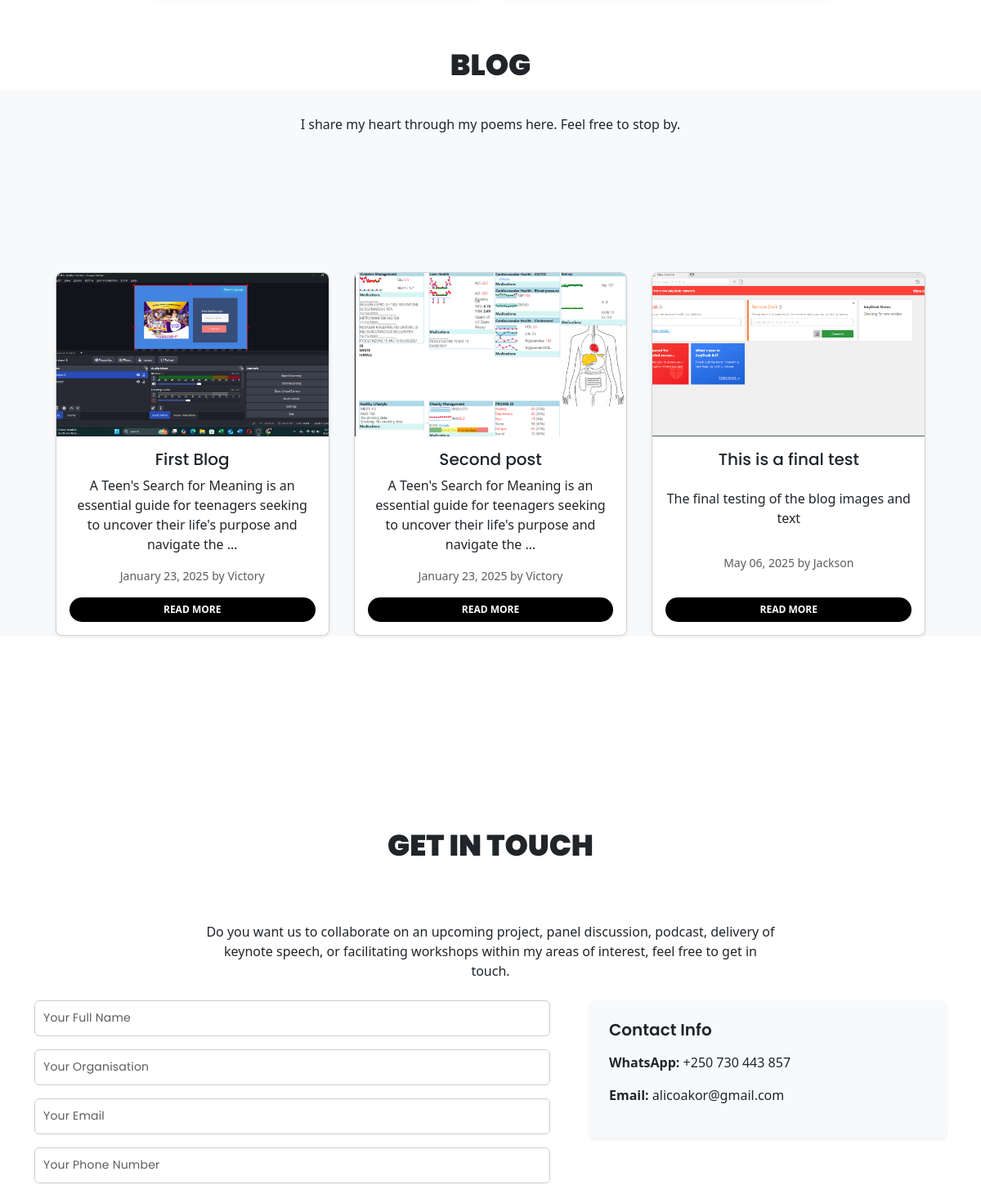
Before: / (middle part) with the older database file.
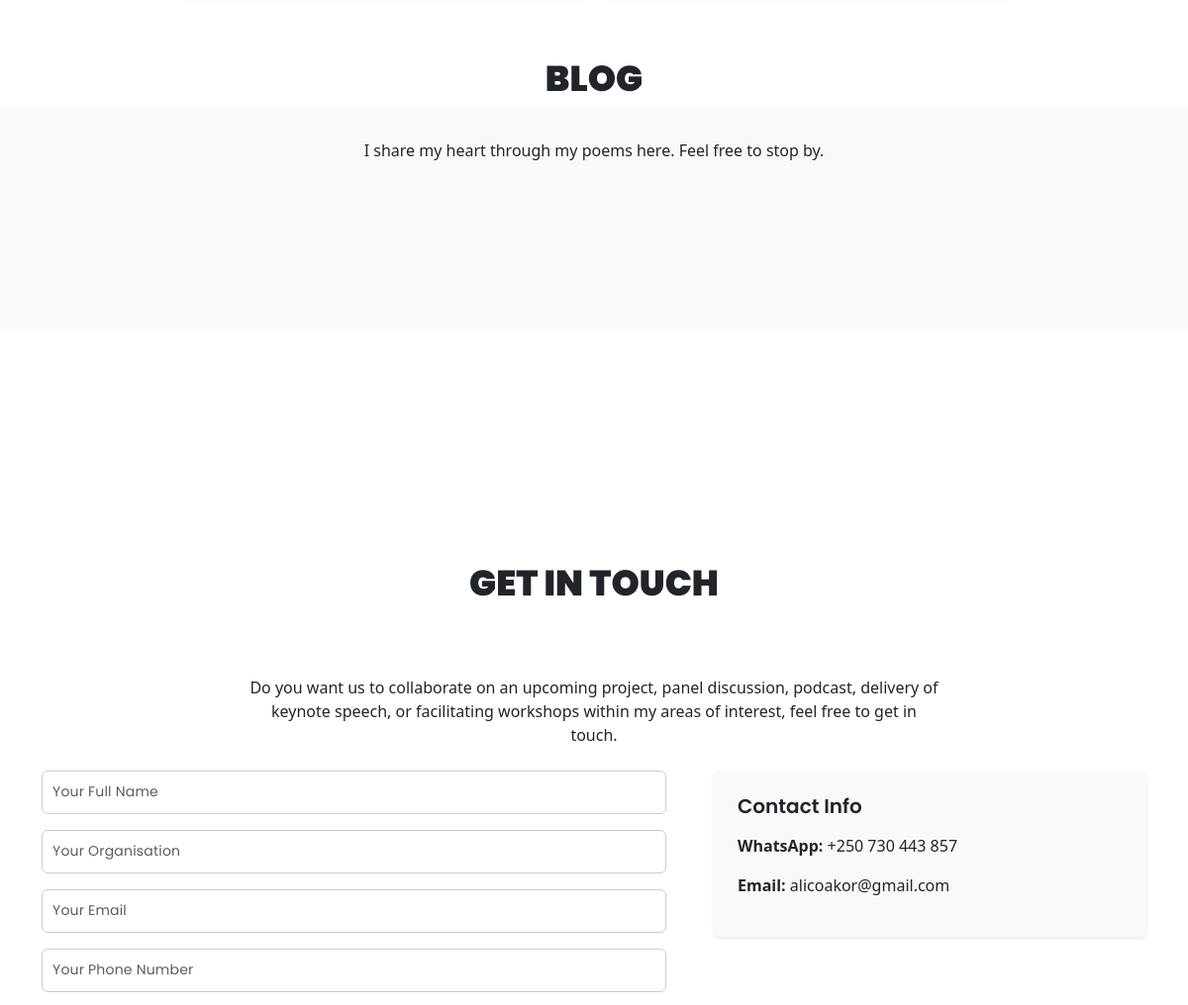
After: the same page with the newer database file.
### myblog/models.py (models this page shows, shortened)
class BlogPost(models.Model):
    title = models.CharField(max_length=200)
    content = models.TextField()
    author = models.CharField(max_length=100)
    created_at = models.DateTimeField(auto_now_add=True)
    updated_at = models.DateTimeField(auto_now=True)
    image = models.ImageField(upload_to='static/img', blank=True, null=True)

### myblog/views.py (the view, shortened to what this page needs)
# urls.py: path('', views.home, name='home'),  # Make home page load on base URL
def home(request):
    posts = BlogPost.objects.all()
    form = ContactForm(request.POST or None)
    return render(request, 'index.html', {'posts': posts, 'form': form})

### myblog/forms.py
class ContactForm(forms.ModelForm):
    class Meta:
        model = Contact
        fields = ['full_name', 'organisation', 'email', 'phone', 'subject', 'message']
        labels = {
            'full_name': 'Full Name',
            'organisation': 'Organisation',
            'email': 'Email',
            'phone': 'Phone',
            'subject': 'Subject',
            'message': 'Message',
        }
        widgets = {
            'full_name': forms.TextInput(attrs={'placeholder': 'Your Full Name','class':'form-control'}),
            'organisation': forms.TextInput(attrs={'placeholder': 'Your Organisation','class':'form-control'}),
            'email': forms.EmailInput(attrs={'placeholder': 'Your Email','class':'form-control'}),
            'phone': forms.TextInput(attrs={'placeholder': 'Your Phone Number','class':'form-control'}),
            'subject': forms.TextInput(attrs={'placeholder': 'Subject','class':'form-control'}),
            'message': forms.Textarea(attrs={'placeholder': 'Your Message','class':'form-control'}),
        }

### myblog/templates/index.html (shortened to what this page needs)
<!DOCTYPE html>
<html lang="en">
<head>
{% load static %}
<link rel="stylesheet" type="text/css" href=" {% static 'css/plugins.css' %}" />
<link rel="stylesheet" type="text/css" href="{% static 'css/style.css' %}" />
<link href="https://cdn.jsdelivr.net/npm/bootstrap@5.3.0/dist/css/bootstrap.min.css" rel="stylesheet">
</head>
<body>
<div class="waxon_tm_all_wrap" data-magic-cursor="show">
  <div class="waxon_tm_awards">
  </div>
	<div class="waxon_tm_main_title">
		<div class="title">
		  <h3>Blog</h3>
		</div>
	  </div>
<div class="waxon_tm_news" id="blog">
	<div class="container">
		<div class="mb-4 font-weight-bold text-center">
			I share my heart through my poems here. Feel free to stop by.
		  </div>
	  <div class="news_inner">
		<div class="blog-grid">
			{% for post in posts %}
			<div class="blog-card">
			  <div class="card shadow-sm">
				{% if post.image %}
				<img src="{{ post.image.url }}" class="card-img-top" alt="{{ post.title }}">
				{% endif %}
				<div class="card-body text-center">
				  <h5 class="card-title">{{ post.title }}</h5>
				  <p class="card-text">{{ post.content|truncatewords:20 }}</p>
				  <p class="text-muted small">{{ post.created_at|date:"F d, Y" }} by {{ post.author }}</p>
				  <a href="{% url 'blog_detail' post.pk %}" class="read-more-btn">Read More</a>
				</div>
			  </div>
			</div>
			{% endfor %}
		  </div>
	  </div>
	</div>
  </div>
<div class="waxon_tm_contact" id="contact">
  <div class="container">
	<div class="waxon_tm_main_title">
		<div class="title">
		  <h3>Get In Touch</h3>
		</div>
	  </div>
    <div class="text-center mb-4 pt-5">
      <p class="mt-3" style="max-width: 700px; margin: auto;">
        Do you want us to collaborate on an upcoming project, panel discussion, podcast, delivery of keynote speech,
        or facilitating workshops within my areas of interest, feel free to get in touch.
      </p>
    </div>
    <div class="row g-5 align-items-start">
      <div class="col-lg-7">
        <form method="post" class="contact_form" id="contact_form" autocomplete="off">
          <div class="form-group mb-3">{{ form.full_name }}</div>
          <div class="form-group mb-3">{{ form.organisation }}</div>
          <div class="form-group mb-3">{{ form.email }}</div>
          <div class="form-group mb-3">{{ form.phone }}</div>
        </form>
      </div>
      <div class="col-lg-5">
        <div class="bg-light p-4 rounded shadow-sm h-100">
          <h5 class="fw-semibold mb-3">Contact Info</h5>
          <p><strong>WhatsApp:</strong> +250 730 443 857</p>
          <p><strong>Email:</strong> alicoakor@gmail.com</p>
        </div>
      </div>
    </div>
  </div>
</div>
</body>
</html>

Changed rows visible on the page:
removed BlogPost: image (picture), title "First Blog", content "A Teen's Search for Meaning is an essential guide for teenagers seeking to uncover their life's purpose and navigate the …", created_at "January 23, 2025", author "Victory"
removed BlogPost: image (picture), title "Second post", content "A Teen's Search for Meaning is an essential guide for teenagers seeking to uncover their life's purpose and navigate the …", created_at "January 23, 2025", author "Victory"
removed BlogPost: image (picture), title "This is a final test", content "The final testing of the blog images and text", created_at "May 06, 2025", author "Jackson"
